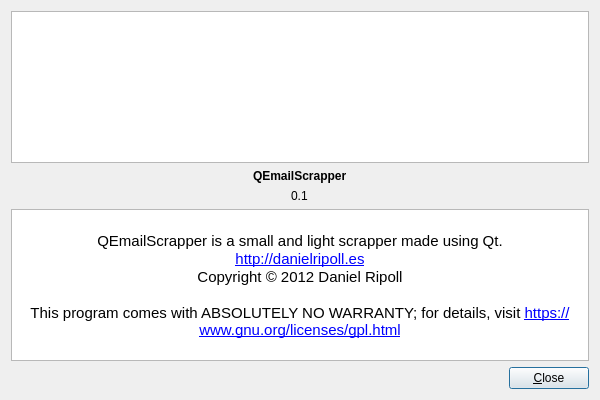
<?xml version="1.0" encoding="UTF-8"?>
<ui version="4.0">
 <class>AboutQEmailScrapper</class>
 <widget class="QDialog" name="AboutQEmailScrapper">
  <property name="geometry">
   <rect>
    <x>0</x>
    <y>0</y>
    <width>600</width>
    <height>400</height>
   </rect>
  </property>
  <property name="sizePolicy">
   <sizepolicy hsizetype="Fixed" vsizetype="Fixed">
    <horstretch>0</horstretch>
    <verstretch>0</verstretch>
   </sizepolicy>
  </property>
  <property name="minimumSize">
   <size>
    <width>600</width>
    <height>400</height>
   </size>
  </property>
  <property name="maximumSize">
   <size>
    <width>600</width>
    <height>400</height>
   </size>
  </property>
  <property name="windowTitle">
   <string>About QEmailScrapper</string>
  </property>
  <layout class="QGridLayout" name="gridLayout_2">
   <item row="0" column="0" colspan="2">
    <layout class="QVBoxLayout" name="verticalLayout">
     <item>
      <widget class="QTextBrowser" name="textBrowser">
       <property name="documentTitle">
        <string notr="true"/>
       </property>
       <property name="html">
        <string notr="true">&lt;!DOCTYPE HTML PUBLIC &quot;-//W3C//DTD HTML 4.0//EN&quot; &quot;http://www.w3.org/TR/REC-html40/strict.dtd&quot;&gt;
&lt;html&gt;&lt;head&gt;&lt;meta name=&quot;qrichtext&quot; content=&quot;1&quot; /&gt;&lt;style type=&quot;text/css&quot;&gt;
p, li { white-space: pre-wrap; }
&lt;/style&gt;&lt;/head&gt;&lt;body style=&quot; font-family:'Liberation Sans'; font-size:11pt; font-weight:400; font-style:normal;&quot;&gt;
&lt;p style=&quot;-qt-paragraph-type:empty; margin-top:0px; margin-bottom:0px; margin-left:0px; margin-right:0px; -qt-block-indent:0; text-indent:0px;&quot;&gt;&lt;br /&gt;&lt;/p&gt;&lt;/body&gt;&lt;/html&gt;</string>
       </property>
       <property name="openLinks">
        <bool>false</bool>
       </property>
      </widget>
     </item>
     <item>
      <layout class="QGridLayout" name="gridLayout">
       <item row="1" column="0" alignment="Qt::AlignHCenter">
        <widget class="QLabel" name="mui_version">
         <property name="font">
          <font>
           <weight>50</weight>
           <bold>false</bold>
          </font>
         </property>
         <property name="text">
          <string notr="true">0.1</string>
         </property>
        </widget>
       </item>
       <item row="0" column="0" alignment="Qt::AlignHCenter">
        <widget class="QLabel" name="label_3">
         <property name="font">
          <font>
           <weight>75</weight>
           <bold>true</bold>
          </font>
         </property>
         <property name="text">
          <string>QEmailScrapper</string>
         </property>
        </widget>
       </item>
       <item row="2" column="0">
        <widget class="QTextBrowser" name="mui_texbrowser">
         <property name="autoFillBackground">
          <bool>false</bool>
         </property>
         <property name="styleSheet">
          <string notr="true"/>
         </property>
         <property name="readOnly">
          <bool>true</bool>
         </property>
         <property name="html">
          <string>&lt;!DOCTYPE HTML PUBLIC &quot;-//W3C//DTD HTML 4.0//EN&quot; &quot;http://www.w3.org/TR/REC-html40/strict.dtd&quot;&gt;
&lt;html&gt;&lt;head&gt;&lt;meta name=&quot;qrichtext&quot; content=&quot;1&quot; /&gt;&lt;style type=&quot;text/css&quot;&gt;
p, li { white-space: pre-wrap; }
&lt;/style&gt;&lt;/head&gt;&lt;body style=&quot; font-family:'Liberation Sans'; font-size:11pt; font-weight:400; font-style:normal;&quot;&gt;
&lt;p align=&quot;center&quot; style=&quot;-qt-paragraph-type:empty; margin-top:0px; margin-bottom:0px; margin-left:0px; margin-right:0px; -qt-block-indent:0; text-indent:0px;&quot;&gt;&lt;br /&gt;&lt;/p&gt;
&lt;p align=&quot;center&quot; style=&quot; margin-top:0px; margin-bottom:0px; margin-left:0px; margin-right:0px; -qt-block-indent:0; text-indent:0px;&quot;&gt;QEmailScrapper is a small and light scrapper made using Qt.&lt;/p&gt;
&lt;p align=&quot;center&quot; style=&quot; margin-top:0px; margin-bottom:0px; margin-left:0px; margin-right:0px; -qt-block-indent:0; text-indent:0px;&quot;&gt;&lt;a href=&quot;http://danielripoll.es&quot;&gt;&lt;span style=&quot; text-decoration: underline; color:#0000ff;&quot;&gt;http://danielripoll.es&lt;/span&gt;&lt;/a&gt;&lt;/p&gt;
&lt;p align=&quot;center&quot; style=&quot; margin-top:0px; margin-bottom:0px; margin-left:0px; margin-right:0px; -qt-block-indent:0; text-indent:0px;&quot;&gt;Copyright © 2012 Daniel Ripoll&lt;/p&gt;
&lt;p align=&quot;center&quot; style=&quot;-qt-paragraph-type:empty; margin-top:0px; margin-bottom:0px; margin-left:0px; margin-right:0px; -qt-block-indent:0; text-indent:0px;&quot;&gt;&lt;br /&gt;&lt;/p&gt;
&lt;p align=&quot;center&quot; style=&quot; margin-top:0px; margin-bottom:0px; margin-left:0px; margin-right:0px; -qt-block-indent:0; text-indent:0px;&quot;&gt;This program comes with ABSOLUTELY NO WARRANTY; for details, visit &lt;a href=&quot;https://www.gnu.org/licenses/gpl.html&quot;&gt;&lt;span style=&quot; text-decoration: underline; color:#0000ff;&quot;&gt;https://www.gnu.org/licenses/gpl.html&lt;/span&gt;&lt;/a&gt;&lt;/p&gt;&lt;/body&gt;&lt;/html&gt;</string>
         </property>
         <property name="textInteractionFlags">
          <set>Qt::TextBrowserInteraction</set>
         </property>
         <property name="openExternalLinks">
          <bool>true</bool>
         </property>
         <property name="openLinks">
          <bool>true</bool>
         </property>
        </widget>
       </item>
      </layout>
     </item>
    </layout>
   </item>
   <item row="1" column="0">
    <spacer name="horizontalSpacer">
     <property name="orientation">
      <enum>Qt::Horizontal</enum>
     </property>
     <property name="sizeHint" stdset="0">
      <size>
       <width>488</width>
       <height>20</height>
      </size>
     </property>
    </spacer>
   </item>
   <item row="1" column="1">
    <widget class="QPushButton" name="closeButton">
     <property name="text">
      <string>&amp;Close</string>
     </property>
    </widget>
   </item>
  </layout>
 </widget>
 <resources/>
 <connections/>
</ui>
